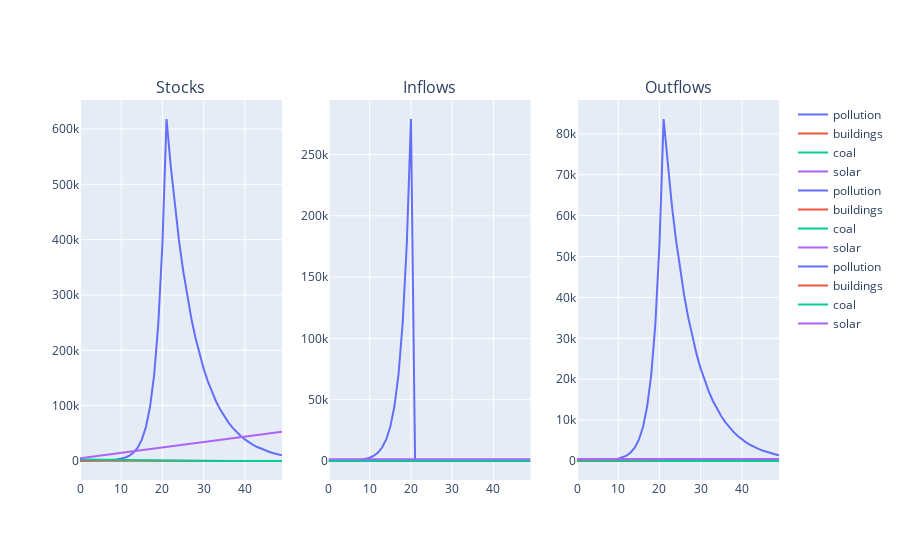

This figure's notebook cell:
### Code cell
a = Model()
a.pollution_lim = True
a.run_sim(time_steps=50)
a.plot_sim()
